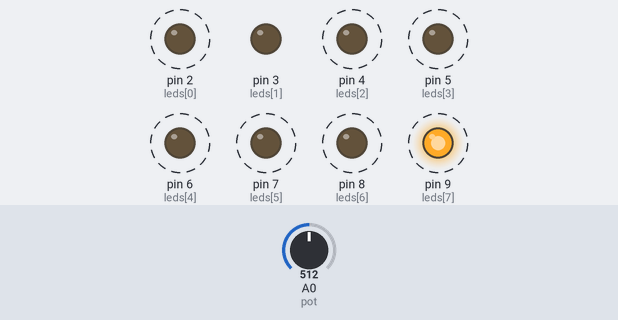
The sketch below on a simulated Arduino Uno, built with avr-gcc and run on an emulated ATmega328P. On the bench: output pins drawn as LEDs (lit = HIGH). Dashed ring = blinking. Inputs (shaded band) come from the test bench; at power-on: A0 (pot) = 512.

Above: at 1.2 s.
1.3 s: A0 (pot) set to 306
At 2.08 s:
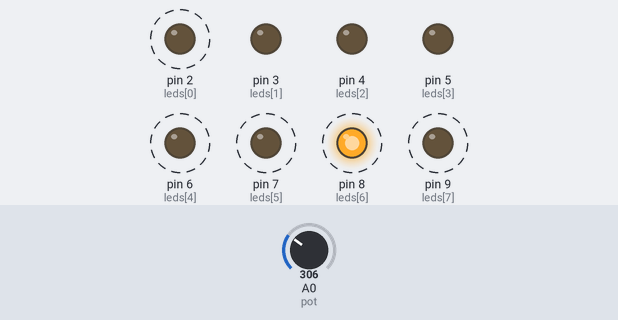
At 2.68 s:
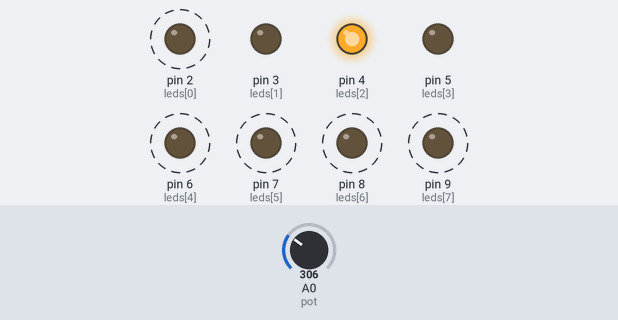
4.3 s: A0 (pot) set to 511
7.3 s: A0 (pot) set to 0
At 7.7 s:
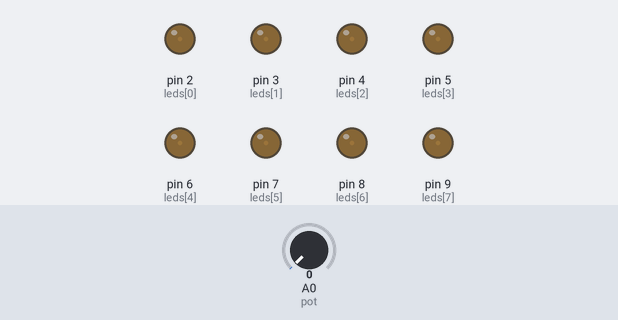
8.9 s: A0 (pot) set to 27
11.9 s: A0 (pot) set to 32
14.9 s: A0 (pot) set to 716
At 16.0 s:
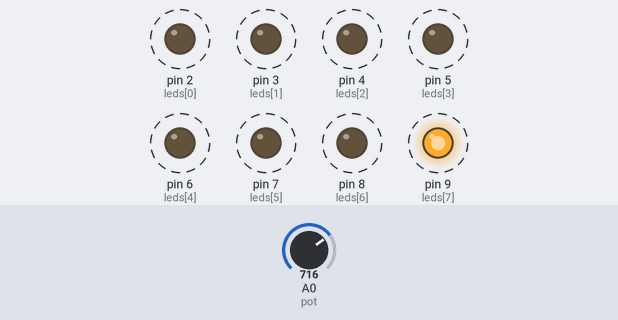
Timing chart, 0 to 18.9 s (numbered marks = the images above; inputs shaded):
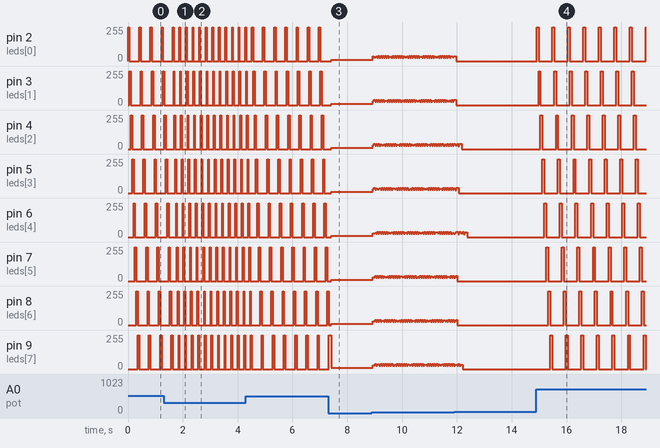

The sketch:

exer2.ino
```cpp
int leds[] = {2, 3, 4, 5, 6, 7, 8, 9};
int pot = A0;
int velocidade;

void setup() {
  for (int i = 0; i < 8; i++) {
    pinMode(leds[i], OUTPUT);
  }
}

void loop() {
  velocidade = analogRead(pot) / 10;

  for (int i = 0; i < 8; i++) {
    digitalWrite(leds[i], HIGH);
    delay(velocidade);
    digitalWrite(leds[i], LOW);
  }
}
```

Measured:
- after the input at 1.3 s, pin 2 (leds[0]): alternates 255/255 for 0.03 s and 0/255 for 0.21 s, starting after 0.57 s; pin 6 (leds[4]): alternates 255/255 for 0.03 s and 0/255 for 0.21 s, starting after 0.45 s
- after the input at 4.3 s, pin 5 (leds[3]): alternates 255/255 for 0.05 s and 0/255 for 0.36 s, starting after 0.37 s; pin 6 (leds[4]): alternates 255/255 for 0.05 s and 0/255 for 0.36 s, starting after 0.42 s
- after the input at 14.9 s, pin 2 (leds[0]): alternates 255/255 for 0.07 s and 0/255 for 0.50 s, starting at once; pin 3 (leds[1]): alternates 255/255 for 0.07 s and 0/255 for 0.50 s, starting after 0.08 s
- by itself, pin 2 (leds[0]), pin 6 (leds[4]), pin 7 (leds[5]), pin 8 (leds[6]), pin 9 (leds[7]): alternates 255/255 for 0.05 s and 0/255 for 0.36 s
